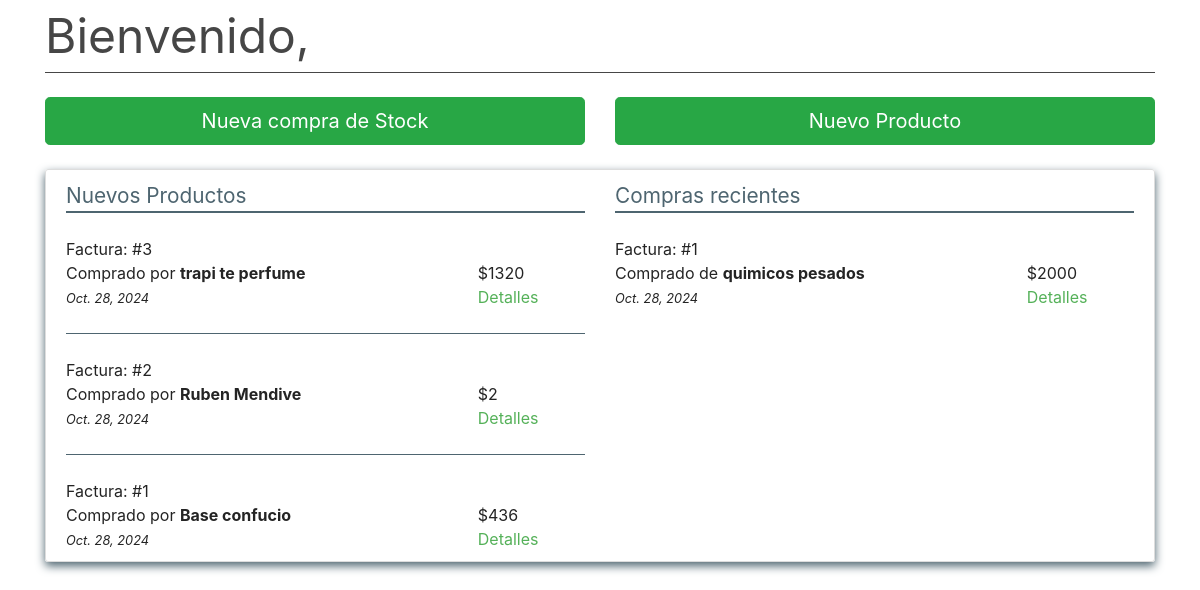
The page / on the database its author committed.
### transactions/models.py (models this page shows, shortened)
class SaleBill(models.Model):
    billno = models.AutoField(primary_key=True)
    time = models.DateTimeField(auto_now=True)
    name = models.CharField(max_length=150)
    phone = models.CharField(max_length=12)
    address = models.CharField(max_length=200)
    email = models.EmailField(max_length=254)
    gstin = models.CharField(max_length=15)
    def get_total_price(self):
        saleitems = SaleItem.objects.filter(billno=self)
        total = 0
        for item in saleitems:
            total += item.totalprice
        return total

class SaleItem(models.Model):
    billno = models.ForeignKey(SaleBill, on_delete=models.CASCADE, related_name='salebillno')
    stock = models.ForeignKey(Stock, on_delete=models.CASCADE, related_name='saleitem')
    quantity = models.IntegerField(default=1)
    perprice = models.IntegerField(default=1)
    totalprice = models.IntegerField(default=1)

class PurchaseBill(models.Model):
    billno = models.AutoField(primary_key=True)
    time = models.DateTimeField(auto_now=True)
    supplier = models.ForeignKey(Supplier, on_delete = models.CASCADE, related_name='purchasesupplier')
    def get_total_price(self):
        purchaseitems = PurchaseItem.objects.filter(billno=self)
        total = 0
        for item in purchaseitems:
            total += item.totalprice
        return total

class Supplier(models.Model):
    id = models.AutoField(primary_key=True)
    name = models.CharField(max_length=150)
    phone = models.CharField(max_length=12, unique=True)
    address = models.CharField(max_length=200)
    email = models.EmailField(max_length=254, unique=True)
    gstin = models.CharField(max_length=15, unique=True)
    is_deleted = models.BooleanField(default=False)

class PurchaseItem(models.Model):
    billno = models.ForeignKey(PurchaseBill, on_delete = models.CASCADE, related_name='purchasebillno')
    stock = models.ForeignKey(Stock, on_delete = models.CASCADE, related_name='purchaseitem')
    quantity = models.IntegerField(default=1)
    perprice = models.IntegerField(default=1)
    totalprice = models.IntegerField(default=1)

### homepage/views.py (the view)
class HomeView(View):
    template_name = "home.html"
    def get(self, request):
        labels = []
        data = []
        min_stock = []
        stockqueryset = Stock.objects.filter(is_deleted=False).order_by('-quantity')
        for item in stockqueryset:
            labels.append(item.name)
            data.append(item.quantity)
            min_stock.append(item.min_stock)  # Agrega el mínimo de seguridad
        sales = SaleBill.objects.order_by('-time')[:3]
        purchases = PurchaseBill.objects.order_by('-time')[:3]
        context = {
            'labels': labels,
            'data': data,
            'min_stock': min_stock,  # Agrega esta lista al contexto
            'sales': sales,
            'purchases': purchases,
        }
        return render(request, self.template_name, context)

### homepage/templates/home.html (shortened to what this page needs)
{% extends "base.html" %}
{% load static %}
{% block content %}
<div style="color:#464646; font-style: bold; font-size: 3rem; border-bottom: 1px solid #464646;">Bienvenido, {{ request.user.username }}</div>
<br>
<div class="row">
    <div class="col-md-6">
        <a href="{% url 'select-supplier' %}" class="btn btn-success btn-lg btn-block btn-huge">Nueva compra de Stock</a>
    </div>
    <div class="col-md-6">
        <a href="{% url 'new-sale' %}" class="btn btn-success btn-lg btn-block btn-huge">Nuevo Producto</a>
    </div>
</div>
<br>
    <div class="content-section">
        <div class="row">
            <div class="col-md-6">
                <div style="color: #4e6570; font-style: bold; font-size: 1.3em; border-bottom: 2px solid #4e6570">Nuevos Productos</div><br>
                {% for item in sales %}
                    {% if not forloop.first %}
                        <br><div style="border-bottom: 0.5px solid #4e6570"></div><br>
                    {% endif %}
                    <div class="row">
                        <div class="col-md-9">
                            Factura: #{{ item.billno }} <br>
                            Comprado por <b>{{ item.name }}</b> <br>
                            <small><i>{{ item.time.date }}</i></small>
                        </div>
                        <div class="col-md-2"> <br> ${{ item.get_total_price }} <br> <a href="{% url 'sale-bill' item.billno %}">Detalles</a> </div>
                    </div>
                {% endfor %}
            </div>
            <div class="col-md-6">
                <div style="color: #4e6570; font-style: bold; font-size: 1.3em; border-bottom: 2px solid #4e6570">Compras recientes</div><br>
                {% for item in purchases %}
                    <div class="row">
                        <div class="col-md-9">
                            Factura: #{{ item.billno }} <br>
                            Comprado de <b>{{ item.supplier.name }}</b> <br>
                            <small><i>{{ item.time.date }}</i></small>
                        </div>
                        <div class="col-md-2"> <br>${{ item.get_total_price }} <br> <a href="{% url 'purchase-bill' item.billno %}">Detalles</a> </div>
                    </div>
                {% endfor %}
            </div>
        </div>
    </div>
{% endblock content %}

### homepage/static/css/main.css (style rules this page uses)
body, html { height: 100%; }
a { color: #55b159; }
.content-section { background: transparent; box-shadow: 0 4px 10px #4e6570; color: rgb(36, 36, 36); padding: 10px 20px; border: 1px solid #dddddd; border-radius: 3px; margin-bottom: 20px; }

### rows shown on the page
SaleBill: billno "3", name "trapi te perfume", time "Oct. 28, 2024", get_total_price "1320"
SaleBill: billno "2", name "Ruben Mendive", time "Oct. 28, 2024", get_total_price "2"
SaleBill: billno "1", name "Base confucio", time "Oct. 28, 2024", get_total_price "436"
PurchaseBill: billno "1", supplier.name "quimicos pesados", time "Oct. 28, 2024", get_total_price "2000"
